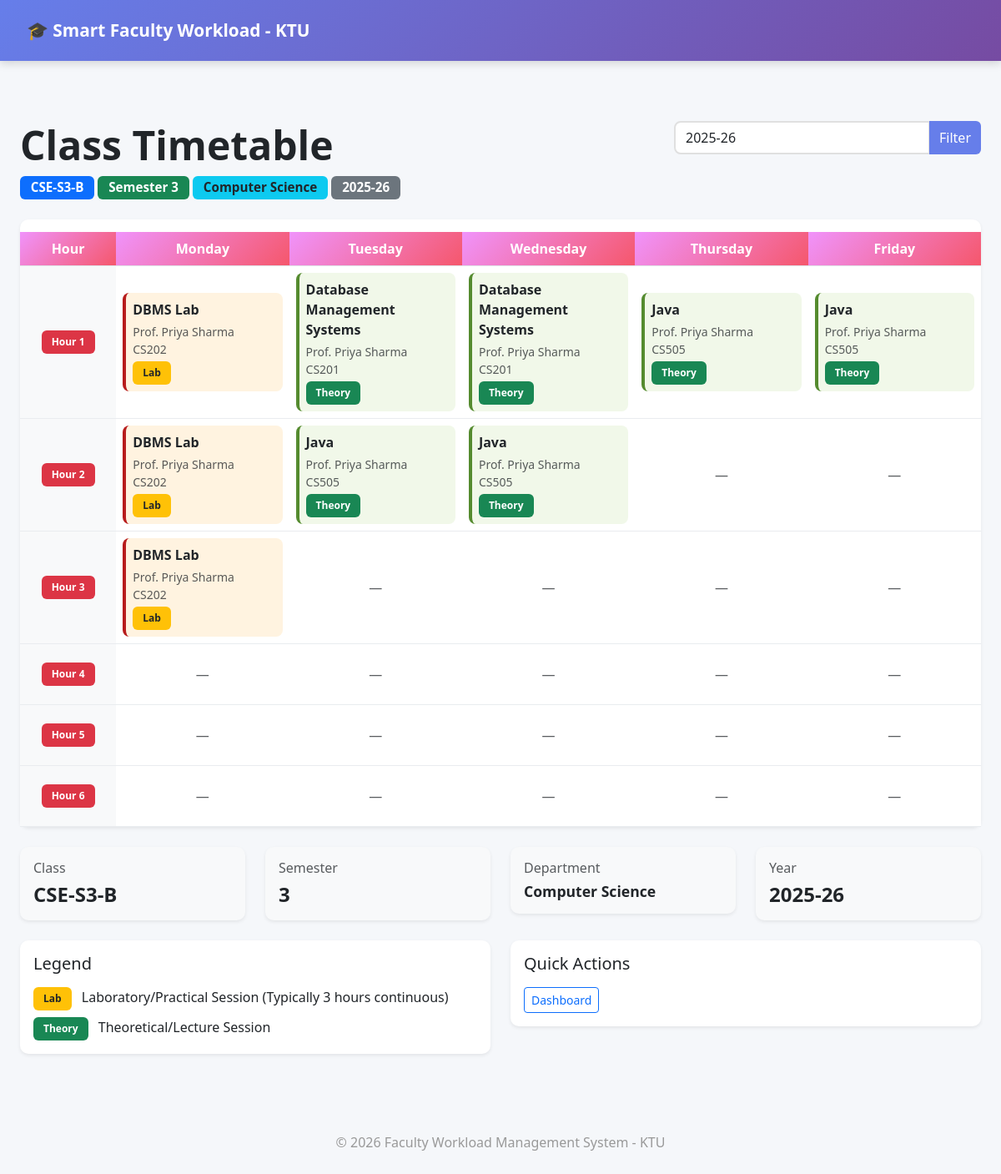
The page /class/15/timetable on the database its author committed.
### app/models.py (models this page shows, shortened)
class Class(db.Model):
    __tablename__ = 'class'
    id = db.Column(db.Integer, primary_key=True)
    class_name = db.Column(db.String(50), nullable=False, unique=True)  # e.g., "S3-A", "S5-B"
    semester = db.Column(db.Integer, nullable=False)  # 1-8
    department = db.Column(db.String(100), nullable=False)  # e.g., "Computer Science"
    created_at = db.Column(db.DateTime, default=datetime.utcnow)
    timetables = db.relationship(
        'Timetable',
        backref='class_obj',
        lazy=True,
        cascade="all, delete-orphan"
    )

class Subject(db.Model):
    id = db.Column(db.Integer, primary_key=True)
    course_code = db.Column(db.String(20), nullable=False)
    subject_name = db.Column(db.String(150), nullable=False)
    subject_type = db.Column(db.String(20), nullable=False)  # 'Theory' or 'Lab'
    is_lab = db.Column(db.Boolean, default=False)  # Flag for lab subjects
    hours_per_week = db.Column(db.Integer, nullable=False)  # Theory: varies, Lab: typically 3 hours continuous
    semester = db.Column(db.Integer, nullable=False)  # Semester number (1-8)
    created_at = db.Column(db.DateTime, default=datetime.utcnow)
    assignments = db.relationship(
        'Assignment',
        backref='subject',
        lazy=True,
        cascade="all, delete-orphan"
    )

class Faculty(UserMixin, db.Model):
    id = db.Column(db.Integer, primary_key=True)
    name = db.Column(db.String(100), nullable=False)
    department = db.Column(db.String(100), nullable=False)
    designation = db.Column(db.String(50), nullable=False)
    email = db.Column(db.String(120), unique=True, nullable=False)
    password_hash = db.Column(db.String(200), nullable=False)
    max_workload = db.Column(db.Integer, default=20)
    role = db.Column(db.String(20), default="faculty")
    assignments = db.relationship(
        'Assignment',
        backref='faculty',
        lazy=True,
        cascade="all, delete-orphan"
    )
    duties = db.relationship(
        'AdditionalDuty',
        backref='faculty',
        lazy=True,
        cascade="all, delete-orphan"
    )
    timetables = db.relationship(
        'Timetable',
        backref='faculty_obj',
        lazy=True,
        cascade="all, delete-orphan"
    )

### app/routes.py (the view)
@main.route('/class/<int:class_id>/timetable')
def class_timetable(class_id):
    class_obj = Class.query.get_or_404(class_id)
    academic_year = request.args.get('academic_year') or get_latest_academic_year()
    timetable_entries = Timetable.query.filter_by(
        class_id=class_id,
        academic_year=academic_year
    ).all()
    days = ['Monday', 'Tuesday', 'Wednesday', 'Thursday', 'Friday']
    hours = list(range(1, 7))
    timetable_grid = {}
    for day in days:
        timetable_grid[day] = {}
        for hour in hours:
            timetable_grid[day][hour] = None
    for entry in timetable_entries:
        day = entry.timeslot.day
        hour = entry.timeslot.hour
        timetable_grid[day][hour] = {
            'subject': entry.subject.subject_name,
            'faculty': entry.faculty_obj.name,
            'course_code': entry.subject.course_code,
            'is_lab': entry.subject.is_lab
        }
    return render_template(
        'class_timetable.html',
        timetable_grid=timetable_grid,
        days=days,
        hours=hours,
        academic_year=academic_year,
        class_name=class_obj.class_name,
        semester=class_obj.semester,
        department=class_obj.department
    )

### app/routes.py (called while the page is built)
def get_latest_academic_year():
    assignment_years = [year for (year,) in db.session.query(Assignment.academic_year).distinct().all() if year]
    timetable_years = [year for (year,) in db.session.query(Timetable.academic_year).distinct().all() if year]
    all_years = sorted(set(assignment_years + timetable_years), reverse=True)
    return all_years[0] if all_years else None

### app/templates/class_timetable.html (shortened to what this page needs)
{% extends "base.html" %}
{% block content %}
<div class="container-fluid py-4">
    <div class="row mb-4">
        <div class="col-md-8">
            <h1 class="display-5 fw-bold">
                 Class Timetable
            </h1>
            <div class="mt-2">
                <span class="badge bg-primary" style="font-size: 0.95rem; padding: 0.4rem 0.8rem;">
                     {{ class_name }}
                </span>
                <span class="badge bg-success" style="font-size: 0.95rem; padding: 0.4rem 0.8rem;">
                     Semester {{ semester }}
                </span>
                <span class="badge bg-info text-dark" style="font-size: 0.95rem; padding: 0.4rem 0.8rem;">
                     {{ department }}
                </span>
                <span class="badge bg-secondary" style="font-size: 0.95rem; padding: 0.4rem 0.8rem;">
                     {{ academic_year }}
                </span>
            </div>
        </div>
        <div class="col-md-4 text-end">
            <form method="get" class="d-inline">
                <div class="input-group">
                    <input
                        type="text"
                        class="form-control"
                        name="academic_year"
                        value="{{ academic_year }}"
                        placeholder="2025-26"
                    >
                    <button class="btn btn-primary" type="submit">Filter</button>
                </div>
            </form>
        </div>
    </div>
    <div class="card border-0 shadow-sm">
        <div class="card-body p-0">
            <div class="table-responsive">
                <table class="table table-hover mb-0">
                    <thead class="bg-light">
                        <tr>
                            <th class="text-center fw-bold" style="width: 10%; background: linear-gradient(135deg, #f093fb 0%, #f5576c 100%); color: white;">
                                Hour
                            </th>
                            {% for day in days %}
                            <th class="text-center fw-bold" style="width: 18%; background: linear-gradient(135deg, #f093fb 0%, #f5576c 100%); color: white;">
                                {{ day }}
                            </th>
                            {% endfor %}
                        </tr>
                    </thead>
                    <tbody>
                        {% for hour in hours %}
                        <tr>
                            <td class="text-center fw-bold align-middle bg-light">
                                <span class="badge bg-danger">Hour {{ hour }}</span>
                            </td>
                            {% for day in days %}
                            <td class="align-middle" style="min-height: 80px;">
                                {% if timetable_grid[day][hour] %}
                                    {% set entry = timetable_grid[day][hour] %}
                                    <div class="p-2" style="background: {% if entry.is_lab %}#fff3e0{% else %}#f1f8e9{% endif %}; border-radius: 8px; border-left: 4px solid {% if entry.is_lab %}#b71c1c{% else %}#558b2f{% endif %};">
                                        <p class="mb-1">
                                            <strong class="text-dark">{{ entry.subject }}</strong>
                                        </p>
                                        <p class="mb-0 small text-muted">
                                             {{ entry.faculty }}
                                        </p>
                                        <p class="mb-0 small text-muted">
                                             {{ entry.course_code }}
                                        </p>
                                        {% if entry.is_lab %}
                                        <span class="badge bg-warning text-dark mt-1">Lab</span>
                                        {% else %}
                                        <span class="badge bg-success mt-1">Theory</span>
                                        {% endif %}
                                    </div>
                                {% else %}
                                    <div class="text-center text-muted py-3">
                                        <span class="text-sm">—</span>
                                    </div>
                                {% endif %}
                            </td>
                            {% endfor %}
                        </tr>
                        {% endfor %}
                    </tbody>
                </table>
            </div>
        </div>
    </div>
    <div class="row mt-4">
        <div class="col-md-3">
            <div class="card border-0 shadow-sm bg-light">
                <div class="card-body">
                    <h6 class="card-title text-muted mb-2">
                         Class
                    </h6>
                    <p class="h4 mb-0 fw-bold">{{ class_name }}</p>
                </div>
            </div>
        </div>
        <div class="col-md-3">
            <div class="card border-0 shadow-sm bg-light">
                <div class="card-body">
                    <h6 class="card-title text-muted mb-2">
                         Semester
                    </h6>
                    <p class="h4 mb-0 fw-bold">{{ semester }}</p>
                </div>
            </div>
        </div>
        <div class="col-md-3">
            <div class="card border-0 shadow-sm bg-light">
                <div class="card-body">
                    <h6 class="card-title text-muted mb-2">
                         Department
                    </h6>
                    <p class="h4 mb-0 fw-bold" style="font-size: 1.1rem;">{{ department }}</p>
                </div>
            </div>
        </div>
        <div class="col-md-3">
            <div class="card border-0 shadow-sm bg-light">
                <div class="card-body">
                    <h6 class="card-title text-muted mb-2">
                         Year
                    </h6>
                    <p class="h4 mb-0 fw-bold">{{ academic_year }}</p>
                </div>
            </div>
        </div>
    </div>
    <div class="row mt-4">
        <div class="col-md-6">
            <div class="card border-0 shadow-sm">
                <div class="card-body">
                    <h5 class="card-title">
                         Legend
                    </h5>
                    <div class="mt-3">
                        <p class="mb-2">
                            <span class="badge bg-warning text-dark">Lab</span>
                            <span class="ms-2">Laboratory/Practical Session (Typically 3 hours continuous)</span>
                        </p>
                        <p class="mb-0">
                            <span class="badge bg-success">Theory</span>
                            <span class="ms-2">Theoretical/Lecture Session</span>
                        </p>
                    </div>
                </div>
            </div>
        </div>
        <div class="col-md-6">
            <div class="card border-0 shadow-sm">
                <div class="card-body">
                    <h5 class="card-title">
                         Quick Actions
                    </h5>
                    <a href="{{ url_for('main.dashboard') }}" class="btn btn-sm btn-outline-primary mt-2">
                         Dashboard
                    </a>
                </div>
            </div>
        </div>
    </div>
</div>
{% endblock %}

### app/templates/base.html (style rules this page uses)
:root { --primary: #667eea; --secondary: #764ba2; --success: #27ae60; --warning: #f39c12; --danger: #e74c3c; --info: #3498db; }
body { background: #f5f7fa; font-family: 'Segoe UI', Tahoma, Geneva, Verdana, sans-serif; }
.card { border: none; box-shadow: 0 3px 10px rgba(0, 0, 0, 0.08); border-radius: 10px; transition: all 0.3s ease; }
.btn-primary { background: var(--primary); border: none; transition: all 0.3s ease; }
table { margin-top: 15px; }
table thead { background: linear-gradient(135deg, var(--primary) 0%, var(--secondary) 100%); color: white; }
.badge { padding: 0.5rem 0.75rem; font-weight: 600; }
.form-control, .form-select { border: 2px solid #e0e0e0; border-radius: 8px; transition: border-color 0.3s ease; }

### app/templates/class_timetable.html (style rules this page uses)
.table td { border-color: #e9ecef; }

### rows shown on the page
Class: class_name "CSE-S3-B", department "Computer Science"
Subject: subject "DBMS Lab" "DBMS Lab" "DBMS Lab", course_code "CS202" "CS202" "CS202"
Faculty: faculty "Prof. Priya Sharma" "Prof. Priya Sharma" "Prof. Priya Sharma" "Prof. Priya Sharma" "Prof. Priya Sharma" "Prof. Priya Sharma" "Prof. Priya Sharma" "Prof. Priya Sharma" "Prof. Priya Sharma"
Subject: subject "Database Management Systems" "Database Management Systems", course_code "CS201" "CS201"
Subject: subject "Java" "Java" "Java" "Java", course_code "CS505" "CS505" "CS505" "CS505"

### other values the page prints
{{ semester }} "3"
{{ academic_year }} "2025-26"
{{ day }} "Monday" "Tuesday" "Wednesday" "Thursday" "Friday"
{{ hour }} "1" "2" "3" "4" "5" "6"
